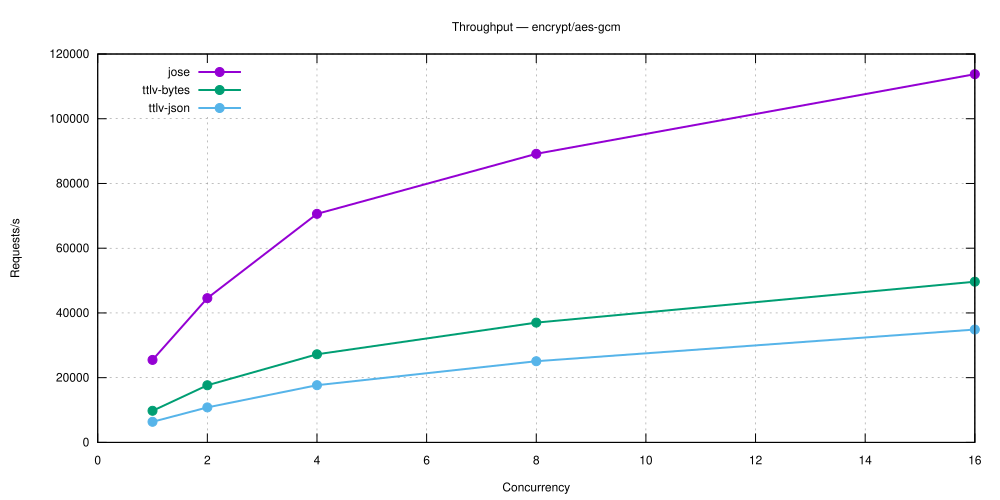

Source code (gnuplot):
set terminal svg size 1000,500 enhanced font 'Helvetica,12'
set output 'encrypt_aes-gcm.svg'
set title 'Throughput — encrypt/aes-gcm'
set grid
set xlabel 'Concurrency'
set ylabel 'Requests/s'
set key top left
plot 'encrypt_aes-gcm-5.28.0-jose.dat' using 1:2 with linespoints lw 2 pt 7 title 'jose', \
     'encrypt_aes-gcm-5.28.0-ttlv-bytes.dat' using 1:2 with linespoints lw 2 pt 7 title 'ttlv-bytes', \
     'encrypt_aes-gcm-5.28.0-ttlv-json.dat' using 1:2 with linespoints lw 2 pt 7 title 'ttlv-json'
